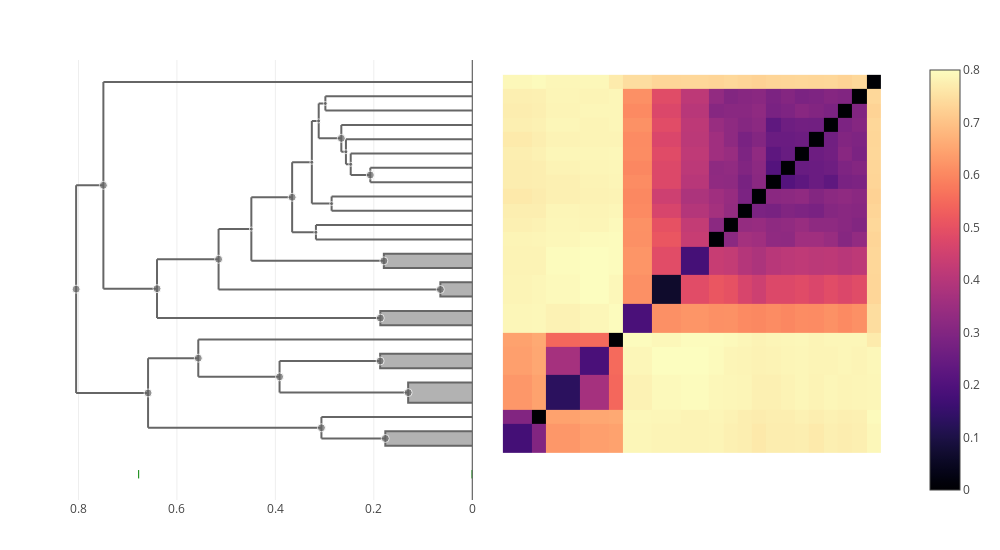

Notebook cell for this chart:
### Code cell
let taxon = "pacifica"
    trees[taxon] = cluster_annotate(cdata, taxon)
    plot(clustermap(cdata, trees[taxon]))
end

### Figure 1 — Plotly figure (JSON) as saved in the notebook; plotly's stock layout.template omitted (floating-point values rounded to 4 significant figures; data arrays with more than 128 entries replaced by an {"elided": "..."} marker saying what was removed)
{"data": [{"colorscale": {"elided": "256x2 mixed values"}, "type": "heatmap", "x": [0.5, 2.5, 3.5, 5.914, 7.914, 8.914, 10.91, 12.91, 14.91, 15.91, 16.91, 17.91, 18.91, 19.91, 20.91, 21.91, 22.91, 23.91, 24.91, 25.91, 26.91], "y": [0.5, 2.5, 3.5, 5.914, 7.914, 8.914, 10.91, 12.91, 14.91, 15.91, 16.91, 17.91, 18.91, 19.91, 20.91, 21.91, 22.91, 23.91, 24.91, 25.91, 26.91], "z": {"elided": "20x20 float values"}}, {"fill": "toself", "hoverinfo": "skip", "line": {"color": "#666666"}, "mode": "lines", "showlegend": false, "type": "scatter", "x": [0, 0.1303, 0.1303, 0], "xaxis": "x2", "y": [4, 4, 5.414, 5.414], "yaxis": "y"}, {"hoverinfo": "skip", "line": {"color": "#666666"}, "mode": "lines", "showlegend": false, "type": "scatter", "x": [0.4488, 0.4488, null, 0.4488, 0.1797, null, 0.4488, 0.366, null], "xaxis": "x2", "y": [13.91, 18.36, null, 13.91, 13.91, null, 18.36, 18.36, null], "yaxis": "y"}, {"hoverinfo": "skip", "line": {"color": "#666666"}, "mode": "lines", "showlegend": false, "type": "scatter", "x": [0.6405, 0.6405, null, 0.6405, 0.1868, null, 0.6405, 0.5154, null], "xaxis": "x2", "y": [9.914, 14.03, null, 9.914, 9.914, null, 14.03, 14.03, null], "yaxis": "y"}, {"fill": "toself", "hoverinfo": "skip", "line": {"color": "#666666"}, "mode": "lines", "showlegend": false, "type": "scatter", "x": [0, 0.1797, 0.1797, 0], "xaxis": "x2", "y": [13.41, 13.41, 14.41, 14.41], "yaxis": "y"}, {"hoverinfo": "skip", "line": {"color": "#666666"}, "mode": "lines", "showlegend": false, "type": "scatter", "x": [0.2984, 0.2984, null, 0.2984, 0, null, 0.2984, 0, null], "xaxis": "x2", "y": [24.41, 25.41, null, 24.41, 24.41, null, 25.41, 25.41, null], "yaxis": "y"}, {"hoverinfo": "skip", "line": {"color": "#666666"}, "mode": "lines", "showlegend": false, "type": "scatter", "x": [0.2858, 0.2858, null, 0.2858, 0, null, 0.2858, 0, null], "xaxis": "x2", "y": [17.41, 18.41, null, 17.41, 17.41, null, 18.41, 18.41, null], "yaxis": "y"}, {"hoverinfo": "skip", "line": {"color": "#666666"}, "mode": "lines", "showlegend": false, "type": "scatter", "x": [0.3915, 0.3915, null, 0.3915, 0.1303, null, 0.3915, 0.1872, null], "xaxis": "x2", "y": [4.707, 6.914, null, 4.707, 4.707, null, 6.914, 6.914, null], "yaxis": "y"}, {"hoverinfo": "skip", "line": {"color": "#666666"}, "mode": "lines", "showlegend": false, "type": "scatter", "x": [0.3176, 0.3176, null, 0.3176, 0, null, 0.3176, 0, null], "xaxis": "x2", "y": [15.41, 16.41, null, 15.41, 15.41, null, 16.41, 16.41, null], "yaxis": "y"}, {"hoverinfo": "skip", "line": {"color": "#666666"}, "mode": "lines", "showlegend": false, "type": "scatter", "x": [0.2071, 0.2071, null, 0.2071, 0, null, 0.2071, 0, null], "xaxis": "x2", "y": [19.41, 20.41, null, 19.41, 19.41, null, 20.41, 20.41, null], "yaxis": "y"}, {"fill": "toself", "hoverinfo": "skip", "line": {"color": "#666666"}, "mode": "lines", "showlegend": false, "type": "scatter", "x": [0, 0.1872, 0.1872, 0], "xaxis": "x2", "y": [6.414, 6.414, 7.414, 7.414], "yaxis": "y"}, {"fill": "toself", "hoverinfo": "skip", "line": {"color": "#666666"}, "mode": "lines", "showlegend": false, "type": "scatter", "x": [0, 0.06484, 0.06484, 0], "xaxis": "x2", "y": [11.41, 11.41, 12.41, 12.41], "yaxis": "y"}, {"hoverinfo": "skip", "line": {"color": "#666666"}, "mode": "lines", "showlegend": false, "type": "scatter", "x": [0.312, 0.312, null, 0.312, 0.266, null, 0.312, 0.2984, null], "xaxis": "x2", "y": [22.48, 24.91, null, 22.48, 22.48, null, 24.91, 24.91, null], "yaxis": "y"}, {"hoverinfo": "skip", "line": {"color": "#666666"}, "mode": "lines", "showlegend": false, "type": "scatter", "x": [0.6586, 0.6586, null, 0.6586, 0.3065, null, 0.6586, 0.5566, null], "xaxis": "x2", "y": [2.25, 7.112, null, 2.25, 2.25, null, 7.112, 7.112, null], "yaxis": "y"}, {"hoverinfo": "skip", "line": {"color": "#666666"}, "mode": "lines", "showlegend": false, "type": "scatter", "x": [0.5566, 0.5566, null, 0.5566, 0.3915, null, 0.5566, 0, null], "xaxis": "x2", "y": [5.811, 8.414, null, 5.811, 5.811, null, 8.414, 8.414, null], "yaxis": "y"}, {"hoverinfo": "skip", "line": {"color": "#666666"}, "mode": "lines", "showlegend": false, "type": "scatter", "x": [0.3259, 0.3259, null, 0.3259, 0.2858, null, 0.3259, 0.312, null], "xaxis": "x2", "y": [17.91, 23.7, null, 17.91, 17.91, null, 23.7, 23.7, null], "yaxis": "y"}, {"hoverinfo": "skip", "line": {"color": "#666666"}, "mode": "lines", "showlegend": false, "type": "scatter", "x": [0.2567, 0.2567, null, 0.2567, 0.2469, null, 0.2567, 0, null], "xaxis": "x2", "y": [20.66, 22.41, null, 20.66, 20.66, null, 22.41, 22.41, null], "yaxis": "y"}, {"hoverinfo": "skip", "line": {"color": "#666666"}, "mode": "lines", "showlegend": false, "type": "scatter", "x": [0.8048, 0.8048, null, 0.8048, 0.6586, null, 0.8048, 0.7494, null], "xaxis": "x2", "y": [4.681, 19.19, null, 4.681, 4.681, null, 19.19, 19.19, null], "yaxis": "y"}, {"hoverinfo": "skip", "line": {"color": "#666666"}, "mode": "lines", "showlegend": false, "type": "scatter", "x": [0.266, 0.266, null, 0.266, 0.2567, null, 0.266, 0, null], "xaxis": "x2", "y": [21.54, 23.41, null, 21.54, 21.54, null, 23.41, 23.41, null], "yaxis": "y"}, {"hoverinfo": "skip", "line": {"color": "#666666"}, "mode": "lines", "showlegend": false, "type": "scatter", "x": [0.366, 0.366, null, 0.366, 0.3176, null, 0.366, 0.3259, null], "xaxis": "x2", "y": [15.91, 20.8, null, 15.91, 15.91, null, 20.8, 20.8, null], "yaxis": "y"}, {"fill": "toself", "hoverinfo": "skip", "line": {"color": "#666666"}, "mode": "lines", "showlegend": false, "type": "scatter", "x": [0, 0.1767, 0.1767, 0], "xaxis": "x2", "y": [1, 1, 2, 2], "yaxis": "y"}, {"hoverinfo": "skip", "line": {"color": "#666666"}, "mode": "lines", "showlegend": false, "type": "scatter", "x": [0.5154, 0.5154, null, 0.5154, 0.06484, null, 0.5154, 0.4488, null], "xaxis": "x2", "y": [11.91, 16.14, null, 11.91, 11.91, null, 16.14, 16.14, null], "yaxis": "y"}, {"hoverinfo": "skip", "line": {"color": "#666666"}, "mode": "lines", "showlegend": false, "type": "scatter", "x": [0.2469, 0.2469, null, 0.2469, 0.2071, null, 0.2469, 0, null], "xaxis": "x2", "y": [19.91, 21.41, null, 19.91, 19.91, null, 21.41, 21.41, null], "yaxis": "y"}, {"hoverinfo": "skip", "line": {"color": "#666666"}, "mode": "lines", "showlegend": false, "type": "scatter", "x": [0.3065, 0.3065, null, 0.3065, 0.1767, null, 0.3065, 0, null], "xaxis": "x2", "y": [1.5, 3, null, 1.5, 1.5, null, 3, 3, null], "yaxis": "y"}, {"fill": "toself", "hoverinfo": "skip", "line": {"color": "#666666"}, "mode": "lines", "showlegend": false, "type": "scatter", "x": [0, 0.1868, 0.1868, 0], "xaxis": "x2", "y": [9.414, 9.414, 10.41, 10.41], "yaxis": "y"}, {"hoverinfo": "skip", "line": {"color": "#666666"}, "mode": "lines", "showlegend": false, "type": "scatter", "x": [0.7494, 0.7494, null, 0.7494, 0.6405, null, 0.7494, 0, null], "xaxis": "x2", "y": [11.97, 26.41, null, 11.97, 11.97, null, 26.41, 26.41, null], "yaxis": "y"}, {"customdata": [[41, 3], [33, 2], [47, 13], [50, 17], [32, 2], [40, 2], [39, 2], [46, 5], [43, 2], [35, 2], [34, 2], [29, 2], [42, 7], [51, 9], [49, 6], [44, 9], [37, 4], [53, 27], [38, 5], [45, 11], [31, 2], [48, 15], [36, 3], [52, 18], [30, 3]], "hovertemplate": "ID: %{customdata[0]}<br>\nHeight: %{x:.3f}<br>\nGenome count: %{customdata[1]}\n\n<extra></extra>", "marker": {"color": "#666666", "size": [8, 8, 4, 8, 8, 4, 4, 8, 4, 8, 8, 8, 4, 8, 8, 4, 4, 8, 8, 8, 8, 8, 4, 8, 8]}, "mode": "markers", "showlegend": false, "type": "scatter", "x": [0.3065, 0.1868, 0.4488, 0.6405, 0.1797, 0.2984, 0.2858, 0.3915, 0.3176, 0.2071, 0.1872, 0.06484, 0.312, 0.6586, 0.5566, 0.3259, 0.2567, 0.8048, 0.266, 0.366, 0.1767, 0.5154, 0.2469, 0.7494, 0.1303], "xaxis": "x2", "y": [2.25, 9.914, 16.14, 11.97, 13.91, 24.91, 17.91, 5.811, 15.91, 19.91, 6.914, 11.91, 23.7, 4.681, 7.112, 20.8, 21.54, 11.94, 22.48, 18.36, 1.5, 14.03, 20.66, 19.19, 4.707], "yaxis": "y"}, {"hovertemplate": "%{text} <br>\n%{x}\n<extra></extra>\n", "marker": {"color": "green", "line": {"color": "green", "width": 1}, "symbol": "line-ns"}, "mode": "markers", "text": ["oceanensis", "vitiensis"], "type": "scatter", "x": [0.0004399, 0.6777], "xaxis": "x2", "y": [-1, -1, -1]}], "layout": {"height": 550, "hovermode": "closest", "margin": {"b": 50, "l": 50, "r": 50, "t": 60}, "showlegend": false, "width": 1000, "xaxis": {"autorange": true, "domain": [0.505, 1], "range": [-1.049, 28.46], "scaleanchor": "y", "type": "linear", "visible": false}, "xaxis2": {"autorange": true, "domain": [0, 0.495], "range": [0.8579, 0], "rangemode": "nonnegative", "showspikes": true, "spikedash": "solid", "spikemode": "across", "spikethickness": 1, "type": "linear"}, "yaxis": {"autorange": true, "domain": [0, 1], "range": [-2.8, 27.95], "scaleanchor": "x", "type": "linear", "visible": false}}}
